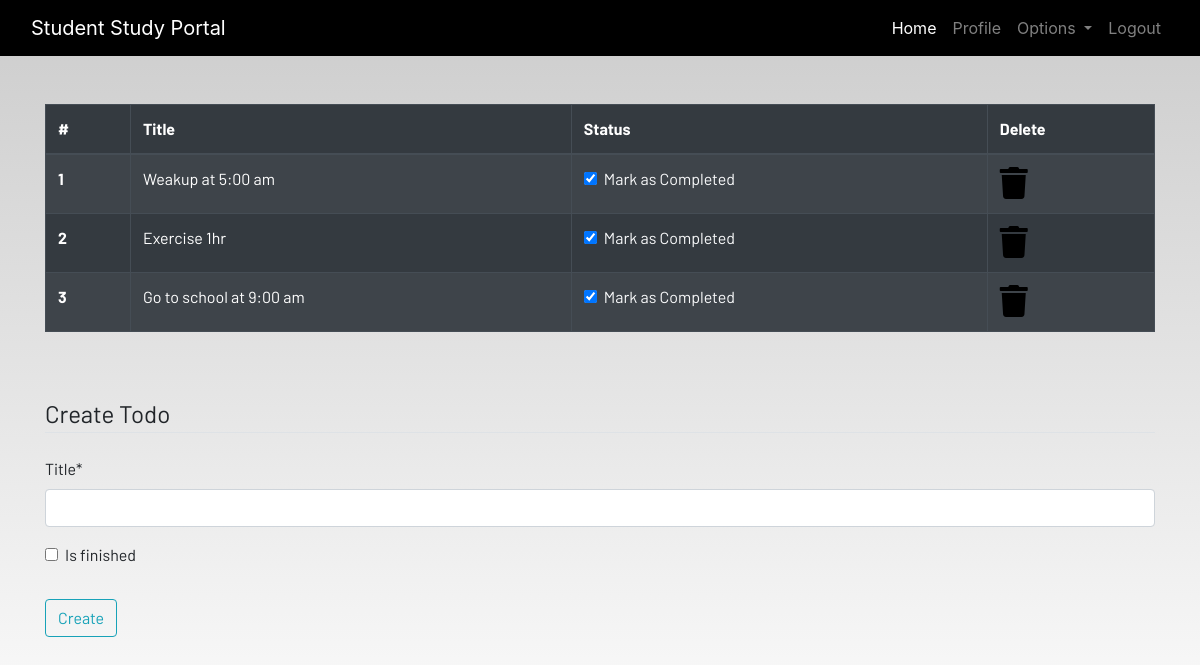
The app's page /todo (signed in) with its own data.
### dashboard/models.py (models this page shows, shortened)
class Todo(models.Model):
    user=models.ForeignKey(User, on_delete=models.CASCADE)
    title=models.CharField(max_length=100)
    is_finished=models.BooleanField(default=False)

### dashboard/views.py (the view)
# urls.py: path('todo', views.todo, name='todo'),
@login_required
def todo(request):
    if request.method == 'POST':
        form = TodoForm(request.POST)
        if form.is_valid():
            try:
                finished=request.POST["is_finished"]
                if finished == 'on':
                    finished = True
                else:
                    finished = False
            except:
                finished = False
            todo = Todo(
                user=request.user,
                title=request.POST['title'],
                is_finished=finished
            )
            todo.save()
            messages.success(request, f'Todo Added from {request.user.username}!!')
    else:
        form = TodoForm()
    todo = Todo.objects.filter(user=request.user)
    if len(todo) == 0:
        todos_done=True
    else:
        todos_done=False
    context = {'todos':todo,
               'form':form,
               'todos_done':todos_done
    }
    return render(request, 'dashboard/todo.html', context)

### dashboard/forms.py
class TodoForm(forms.ModelForm):
    class Meta:
        model = Todo
        fields=['title','is_finished']

### dashboard/templates/dashboard/todo.html (shortened to what this page needs)
{% extends 'dashboard/base.html' %}
{% load static %}
{% load crispy_forms_tags %}
{% block content %}
<div class="container">
    {% if not todos_done %}
    <table class="table table-striped table-bordered table-hover table-dark">
        <thead>
            <tr>
                <th scope="col">#</th>
                <th scope="col">Title</th>
                <th scope="col">Status</th>
                <th scope="col">Delete</th>
            </tr>
        </thead>
        <tbody>
            {% for todo in todos %}
            <tr>
                <th scope="row">{{forloop.counter}}</th>
                <td>{{todo.title}}</td>
                <td>
                    <a href="{% url 'update-todo' todo.id %}">
                        <div class="form-check">
                            {% if todo.is_finished == True %}
                            <input class="form-check-input" type="checkbox" value="" checked>
                            {% else %}
                            <input class="form-check-input" type="checkbox" value="">
                            {% endif %}
                            <label class="form-check-label text-light" for="flexCheckDefault">
                                Mark as Completed
                            </label>
                        </div>
                    </a>
                </td>
                <td><a href="{% url 'delete-todo' todo.id %}"><i class="fa fa-trash fa-2x"></i></a></td>
            </tr>
            {% endfor %}
        </tbody>
    </table>
    {% else %}
    <h4>All tasks have been done!! create to add more</h4>
    {% endif %}
</div><br><br>
<div class="container">
    <form method="POST">
        <fieldset class="form-group">
            <legend class="border-bottom mb-4">Create Todo</legend>
            {{form|crispy}}
        </fieldset>
        <div class="form-group">
            <button href="" class="btn btn-outline-info" type="submit">
                Create
            </button>
        </div>
    </form>
</div>
{% endblock content %}

### static/css/main.css (style rules this page uses)
html { scroll-behavior: smooth; height: 100%; width: 100%; }
a { text-decoration: none !important; color: black; }
html, body { max-width: 100%; overflow-x: hidden; height: 100%; width: 100%; }
body { background: linear-gradient(rgba(0, 0, 0, 0.2), rgba(255, 255, 255, 0.5)); overflow-x: hidden; background-repeat: no-repeat; }
.fa { color: black; }

### records on screen
Todo: title "Weakup at 5:00 am"
Todo: title "Exercise 1hr"
Todo: title "Go to school at 9:00 am"
